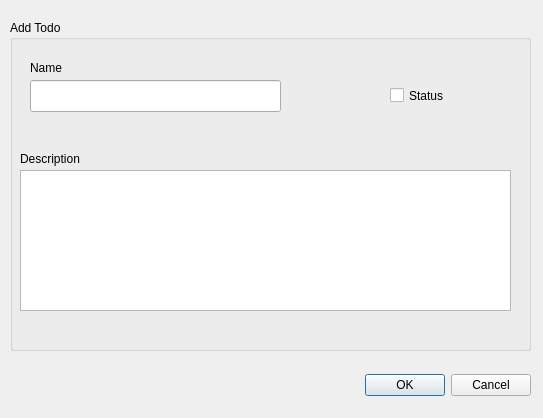
<?xml version="1.0" encoding="UTF-8"?>
<ui version="4.0">
 <class>AddTodo</class>
 <widget class="QDialog" name="AddTodo">
  <property name="geometry">
   <rect>
    <x>0</x>
    <y>0</y>
    <width>543</width>
    <height>418</height>
   </rect>
  </property>
  <property name="windowTitle">
   <string>Dialog</string>
  </property>
  <widget class="QDialogButtonBox" name="ok_cancel_btn">
   <property name="geometry">
    <rect>
     <x>350</x>
     <y>360</y>
     <width>181</width>
     <height>51</height>
    </rect>
   </property>
   <property name="orientation">
    <enum>Qt::Horizontal</enum>
   </property>
   <property name="standardButtons">
    <set>QDialogButtonBox::Cancel|QDialogButtonBox::Ok</set>
   </property>
  </widget>
  <widget class="QGroupBox" name="groupBox">
   <property name="geometry">
    <rect>
     <x>10</x>
     <y>20</y>
     <width>521</width>
     <height>331</height>
    </rect>
   </property>
   <property name="title">
    <string>Add Todo</string>
   </property>
   <widget class="QLineEdit" name="add_name_inp">
    <property name="geometry">
     <rect>
      <x>20</x>
      <y>60</y>
      <width>251</width>
      <height>32</height>
     </rect>
    </property>
   </widget>
   <widget class="QTextEdit" name="add_description_inp">
    <property name="geometry">
     <rect>
      <x>10</x>
      <y>150</y>
      <width>491</width>
      <height>141</height>
     </rect>
    </property>
   </widget>
   <widget class="QCheckBox" name="checkBox">
    <property name="geometry">
     <rect>
      <x>380</x>
      <y>60</y>
      <width>71</width>
      <height>31</height>
     </rect>
    </property>
    <property name="text">
     <string>Status</string>
    </property>
   </widget>
   <widget class="QLabel" name="name_lbl">
    <property name="geometry">
     <rect>
      <x>20</x>
      <y>40</y>
      <width>41</width>
      <height>16</height>
     </rect>
    </property>
    <property name="text">
     <string>Name</string>
    </property>
   </widget>
   <widget class="QLabel" name="description_lbl">
    <property name="geometry">
     <rect>
      <x>10</x>
      <y>130</y>
      <width>71</width>
      <height>18</height>
     </rect>
    </property>
    <property name="text">
     <string>Description</string>
    </property>
   </widget>
  </widget>
 </widget>
 <resources/>
 <connections>
  <connection>
   <sender>ok_cancel_btn</sender>
   <signal>accepted()</signal>
   <receiver>AddTodo</receiver>
   <slot>accept()</slot>
   <hints>
    <hint type="sourcelabel">
     <x>530</x>
     <y>374</y>
    </hint>
    <hint type="destinationlabel">
     <x>157</x>
     <y>274</y>
    </hint>
   </hints>
  </connection>
  <connection>
   <sender>ok_cancel_btn</sender>
   <signal>rejected()</signal>
   <receiver>AddTodo</receiver>
   <slot>reject()</slot>
   <hints>
    <hint type="sourcelabel">
     <x>530</x>
     <y>380</y>
    </hint>
    <hint type="destinationlabel">
     <x>286</x>
     <y>274</y>
    </hint>
   </hints>
  </connection>
 </connections>
</ui>
